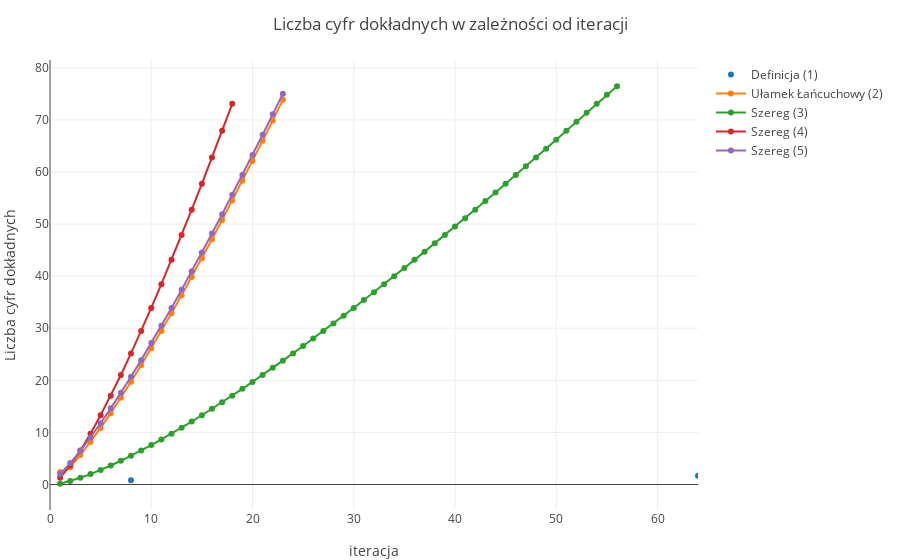

Notebook source saved alongside this figure:
### Code cell
#wykres porównujący wyniki doświadczenia
using PlotlyJS
function linescatter1()
    trace0 = scatter(;x=data1[1], y=data1[4], mode="markers", name = "Definicja (1)")
    trace1 = scatter(;x=data3[1], y=data3[4], mode="lines+markers", name = "Ułamek Łańcuchowy (2)")
    trace2 = scatter(;x=data2[1], y=data2[4], mode="lines+markers", name = "Szereg (3)")
    trace3 = scatter(;x=data4[1], y=data4[4], mode="lines+markers", name = "Szereg (4)")
    trace4 = scatter(;x=data5[1], y=data5[4], mode="lines+markers", name = "Szereg (5)")
    layout = Layout(;title="Liczba cyfr dokładnych w zależności od iteracji",
    xaxis=attr(title="iteracja",range = [0,64] ),
                    yaxis=attr(title="Liczba cyfr dokładnych"))
    plot([trace0,trace1, trace2, trace3, trace4],layout)
end
linescatter1()

### Figure 1 — Plotly figure (JSON) as saved in the notebook; plotly's stock layout.template omitted (floating-point values rounded to 4 significant figures)
{"data": [{"y": [0.8167, 1.679, 2.577, 3.479, 4.382, 5.285, 6.188, 7.091, 7.995, 8.898, 9.801, 10.7, 11.61, 12.51, 13.41, 14.32, 15.22, 16.12, 17.03, 17.93, 18.83, 19.73, 20.64, 21.54, 22.44, 23.35, 24.25, 25.15, 26.06, 26.96], "name": "Definicja (1)", "type": "scatter", "x": [8.0, 64.0, 512.0, 4096.0, 32770.0, 262100.0, 2097000.0, 16780000.0, 134200000.0, 1074000000.0, 8590000000.0, 68720000000.0, 549800000000.0, 4398000000000.0, 35180000000000.0, 281500000000000.0, 2252000000000000.0, 1.801e+16, 1.441e+17, 1.153e+18, 9.223e+18, 7.379e+19, 5.903e+20, 4.722e+21, 3.778e+22, 3.022e+23, 2.418e+24, 1.934e+25, 1.547e+26, 1.238e+27], "mode": "markers"}, {"y": [2.404, 3.33, 5.646, 8.171, 10.87, 13.7, 16.66, 19.73, 22.89, 26.14, 29.47, 32.87, 36.33, 39.86, 43.45, 47.09, 50.78, 54.52, 58.3, 62.13, 66.0, 69.91, 73.86, null, null, null, null, null, null, null, null, null, null, null, null, null, null, null, null, null, null, null, null, null, null, null, null, null, null, null, null, null, null, null, null, null, null, null, null, null], "name": "Ułamek Łańcuchowy (2)", "type": "scatter", "x": [1.0, 2.0, 3.0, 4.0, 5.0, 6.0, 7.0, 8.0, 9.0, 10.0, 11.0, 12.0, 13.0, 14.0, 15.0, 16.0, 17.0, 18.0, 19.0, 20.0, 21.0, 22.0, 23.0, 24.0, 25.0, 26.0, 27.0, 28.0, 29.0, 30.0, 31.0, 32.0, 33.0, 34.0, 35.0, 36.0, 37.0, 38.0, 39.0, 40.0, 41.0, 42.0, 43.0, 44.0, 45.0, 46.0, 47.0, 48.0, 49.0, 50.0, 51.0, 52.0, 53.0, 54.0, 55.0, 56.0, 57.0, 58.0, 59.0, 60.0], "mode": "lines+markers"}, {"y": [0.1437, 0.661, 1.287, 2.002, 2.792, 3.645, 4.555, 5.514, 6.519, 7.564, 8.646, 9.762, 10.91, 12.09, 13.29, 14.53, 15.78, 17.06, 18.36, 19.69, 21.03, 22.39, 23.78, 25.17, 26.59, 28.02, 29.47, 30.93, 32.41, 33.9, 35.41, 36.93, 38.46, 40.0, 41.56, 43.13, 44.71, 46.3, 47.9, 49.51, 51.14, 52.77, 54.41, 56.07, 57.73, 59.4, 61.08, 62.78, 64.47, 66.18, 67.9, 69.62, 71.36, 73.1, 74.84, 76.46, null, null, null, null], "name": "Szereg (3)", "type": "scatter", "x": [1.0, 2.0, 3.0, 4.0, 5.0, 6.0, 7.0, 8.0, 9.0, 10.0, 11.0, 12.0, 13.0, 14.0, 15.0, 16.0, 17.0, 18.0, 19.0, 20.0, 21.0, 22.0, 23.0, 24.0, 25.0, 26.0, 27.0, 28.0, 29.0, 30.0, 31.0, 32.0, 33.0, 34.0, 35.0, 36.0, 37.0, 38.0, 39.0, 40.0, 41.0, 42.0, 43.0, 44.0, 45.0, 46.0, 47.0, 48.0, 49.0, 50.0, 51.0, 52.0, 53.0, 54.0, 55.0, 56.0, 57.0, 58.0, 59.0, 60.0], "mode": "lines+markers"}, {"y": [1.287, 3.645, 6.519, 9.762, 13.29, 17.06, 21.03, 25.17, 29.47, 33.9, 38.46, 43.13, 47.9, 52.77, 57.73, 62.78, 67.9, 73.1, null, null, null, null, null, null, null, null, null, null, null, null, null, null, null, null, null, null, null, null, null, null, null, null, null, null, null, null, null, null, null, null, null, null, null, null, null, null, null, null, null, null], "name": "Szereg (4)", "type": "scatter", "x": [1.0, 2.0, 3.0, 4.0, 5.0, 6.0, 7.0, 8.0, 9.0, 10.0, 11.0, 12.0, 13.0, 14.0, 15.0, 16.0, 17.0, 18.0, 19.0, 20.0, 21.0, 22.0, 23.0, 24.0, 25.0, 26.0, 27.0, 28.0, 29.0, 30.0, 31.0, 32.0, 33.0, 34.0, 35.0, 36.0, 37.0, 38.0, 39.0, 40.0, 41.0, 42.0, 43.0, 44.0, 45.0, 46.0, 47.0, 48.0, 49.0, 50.0, 51.0, 52.0, 53.0, 54.0, 55.0, 56.0, 57.0, 58.0, 59.0, 60.0], "mode": "lines+markers"}, {"y": [2.022, 4.113, 6.471, 9.032, 11.76, 14.62, 17.61, 20.7, 23.88, 27.15, 30.49, 33.91, 37.39, 40.93, 44.53, 48.18, 51.88, 55.63, 59.43, 63.27, 67.15, 71.07, 75.01, null, null, null, null, null, null, null, null, null, null, null, null, null, null, null, null, null, null, null, null, null, null, null, null, null, null, null, null, null, null, null, null, null, null, null, null, null], "name": "Szereg (5)", "type": "scatter", "x": [1.0, 2.0, 3.0, 4.0, 5.0, 6.0, 7.0, 8.0, 9.0, 10.0, 11.0, 12.0, 13.0, 14.0, 15.0, 16.0, 17.0, 18.0, 19.0, 20.0, 21.0, 22.0, 23.0, 24.0, 25.0, 26.0, 27.0, 28.0, 29.0, 30.0, 31.0, 32.0, 33.0, 34.0, 35.0, 36.0, 37.0, 38.0, 39.0, 40.0, 41.0, 42.0, 43.0, 44.0, 45.0, 46.0, 47.0, 48.0, 49.0, 50.0, 51.0, 52.0, 53.0, 54.0, 55.0, 56.0, 57.0, 58.0, 59.0, 60.0], "mode": "lines+markers"}], "layout": {"yaxis": {"title": "Liczba cyfr dokładnych"}, "xaxis": {"range": [0, 64], "title": "iteracja"}, "title": "Liczba cyfr dokładnych w zależności od iteracji", "margin": {"r": 50, "l": 50, "b": 50, "t": 60}}}
